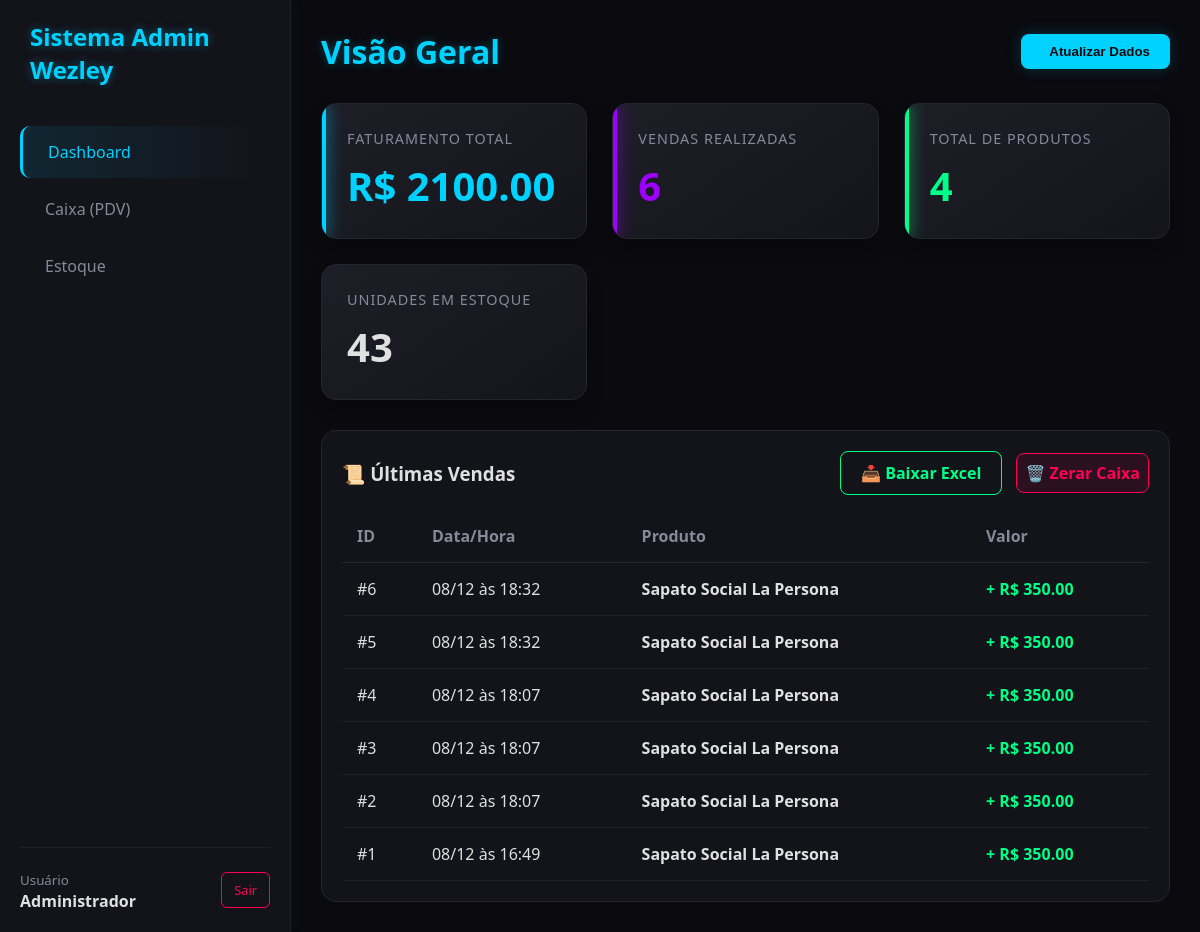
/ (signed in), run on the app's committed database.
### tables this page shows
CREATE TABLE vendas (
            id INTEGER PRIMARY KEY AUTOINCREMENT,
            produto_nome TEXT NOT NULL,
            valor REAL NOT NULL,
            data_hora DATETIME DEFAULT CURRENT_TIMESTAMP
        );

### main.py (the view, shortened to what this page needs)
@app.route('/', methods=['GET', 'POST'])
def index():
    if not session.get('usuario_logado'): return redirect('/login')
    conn = conectar_banco()
    cursor = conn.cursor()
    cursor.execute("SELECT COUNT(*) FROM produtos")
    total_produtos = cursor.fetchone()[0]
    cursor.execute("SELECT SUM(quantidade) FROM produtos")
    result = cursor.fetchone()[0]
    total_estoque = result if result else 0
    cursor.execute("SELECT SUM(valor), COUNT(*) FROM vendas")
    dados = cursor.fetchone()
    total_faturado = dados[0] if dados[0] else 0.0
    total_vendas = dados[1] if dados[1] else 0
    cursor.execute("SELECT id, produto_nome, data_hora, valor FROM vendas ORDER BY id DESC LIMIT 10")
    historico = cursor.fetchall()
    conn.close()
    return render_template('dashboard.html',
                           nome_loja=session.get('nome_loja', 'Sistema'), # Envia o nome da loja pro HTML
                           total_produtos_cadastrados=total_produtos,
                           total_unidades_estoque=total_estoque,
                           total_faturado=total_faturado,
                           total_vendas_qtd=total_vendas,
                           historico=historico)

### main.py (called while the page is built)
def conectar_banco():
    caminho_banco = os.path.join(pasta_base, 'estoque.db')
    return sqlite3.connect(caminho_banco)

### templates/dashboard.html (shortened to what this page needs)
{% extends "layout.html" %}
{% block content %}
<div class="header">
    <h1 class="page-title">Visão Geral</h1>
    <button class="btn btn-primary">
         Atualizar Dados
    </button>
</div>
<div class="cards-grid">
    <div class="card blue">
        <div class="card-title">Faturamento Total</div>
        <div class="card-value" style="color: var(--neon-blue);">R$ {{ "%.2f"|format(total_faturado) }}</div>
    </div>
    <div class="card purple">
        <div class="card-title">Vendas Realizadas</div>
        <div class="card-value" style="color: var(--neon-purple);">{{ total_vendas_qtd }}</div>
    </div>
    <div class="card green">
        <div class="card-title">Total de Produtos</div>
        <div class="card-value" style="color: var(--neon-green);">{{ total_produtos_cadastrados }}</div>
    </div>
    <div class="card">
        <div class="card-title">Unidades em Estoque</div>
        <div class="card-value">{{ total_unidades_estoque }}</div>
    </div>
</div>
<div class="table-container">
    <div class="header" style="margin-bottom: 15px;">
        <h3 style="margin:0;">📜 Últimas Vendas</h3>
        <div>
            <a href="/baixar_relatorio" class="btn" style="border: 1px solid var(--neon-green); color: var(--neon-green); margin-right: 10px;">📥 Baixar Excel</a>
            <a href="/limpar_caixa" class="btn btn-danger" onclick="return confirm('Tem certeza que deseja ZERAR o caixa de hoje?')">🗑️ Zerar Caixa</a>
        </div>
    </div>
    <table>
        <thead>
            <tr>
                <th>ID</th>
                <th>Data/Hora</th>
                <th>Produto</th>
                <th>Valor</th>
            </tr>
        </thead>
        <tbody>
            {% for venda in historico %}
            <tr>
                <td>#{{ venda[0] }}</td>
                <td>{{ venda[2][8:10] }}/{{ venda[2][5:7] }} às {{ venda[2][11:16] }}</td>
                <td><strong>{{ venda[1] }}</strong></td>
                <td style="color: var(--neon-green); font-weight: bold;">+ R$ {{ "%.2f"|format(venda[3]) }}</td>
            </tr>
            {% else %}
            <tr>
                <td colspan="4" style="text-align: center; color: var(--text-secondary);">Nenhuma venda registrada hoje.</td>
            </tr>
            {% endfor %}
        </tbody>
    </table>
</div>
{% endblock %}

### templates/layout.html (shortened to what this page needs)
<!DOCTYPE html>
<html lang="pt-br">
<head>
    <link rel="stylesheet" href="{{ url_for('static', filename='css/style.css') }}">
    <link href="https://cdn.jsdelivr.net/npm/remixicon@3.5.0/fonts/remixicon.css" rel="stylesheet">
</head>
<body>
    <nav class="sidebar">
        <div class="brand">
     {{ session.get('nome_loja', 'Sistema Wezley') }}
</div>
        <div class="menu">
            <a href="/" class="menu-item {% if request.path == '/' %}active{% endif %}">
                 Dashboard
            </a>
            <a href="/caixa" class="menu-item {% if 'caixa' in request.path %}active{% endif %}">
                 Caixa (PDV)
            </a>
            <a href="/estoque" class="menu-item {% if 'estoque' in request.path %}active{% endif %}">
                 Estoque
            </a>
        </div>
        <div class="user-info">
            <div>
                <small style="color:var(--text-secondary);">Usuário</small><br>
                <strong>Administrador</strong>
            </div>
            <a href="/logout" class="btn-logout">Sair</a>
        </div>
    </nav>
    <main class="main-content">
        {% block content %}{% endblock %}
    </main>
</body>
</html>

### static/css/style.css (style rules this page uses)
:root { --bg-dark: #0a0a0f; --bg-card: #13131a; --text-primary: #e0e0e0; --text-secondary: #888899; --neon-blue: #00d2ff; --neon-purple: #9d00ff; --neon-pink: #ff0055; --neon-green: #00ff88; --sidebar-width: 250px; }
body { margin: 0; padding: 0; font-family: 'Segoe UI', Roboto, Helvetica, sans-serif; background-color: var(--bg-dark); color: var(--text-primary); display: flex; height: 100vh; overflow: hidden; }
a { text-decoration: none; }
.sidebar { width: var(--sidebar-width); background-color: var(--bg-card); padding: 20px; display: flex; flex-direction: column; border-right: 1px solid #1f1f2e; box-shadow: 2px 0 15px rgba(0, 210, 255, 0.05); }
.brand { font-size: 1.5em; font-weight: bold; margin-bottom: 40px; color: var(--neon-blue); text-shadow: 0 0 10px rgba(0, 210, 255, 0.4); display: flex; align-items: center; gap: 10px; }
.menu-item { padding: 15px; cursor: pointer; text-decoration: none; color: var(--text-secondary); transition: 0.3s; border-radius: 10px; margin-bottom: 5px; display: flex; align-items: center; gap: 10px; font-weight: 500; }
.menu-item:hover, .menu-item.active { background: linear-gradient(90deg, rgba(0,210,255,0.1), transparent); color: var(--neon-blue); border-left: 3px solid var(--neon-blue); }
.user-info { margin-top: auto; padding-top: 20px; border-top: 1px solid #1f1f2e; display: flex; align-items: center; justify-content: space-between; }
.btn-logout { color: var(--neon-pink); padding: 8px 12px; border: 1px solid var(--neon-pink); border-radius: 6px; font-size: 0.8em; transition: 0.3s; }
.main-content { flex: 1; padding: 30px; overflow-y: auto; }
.header { display: flex; justify-content: space-between; align-items: center; margin-bottom: 30px; }
.page-title { font-size: 2em; color: var(--neon-blue); text-shadow: 0 0 10px rgba(0,210,255,0.3); margin: 0; }
.cards-grid { display: grid; grid-template-columns: repeat(auto-fit, minmax(240px, 1fr)); gap: 25px; }
.card { background: linear-gradient(145deg, #1e1e28, #14141a); padding: 25px; border-radius: 15px; box-shadow: 0 10px 20px rgba(0,0,0,0.2); border: 1px solid #252530; position: relative; overflow: hidden; }
.card::before { content: ''; position: absolute; top: 0; left: 0; width: 4px; height: 100%; }
.card.blue::before { background: var(--neon-blue); box-shadow: 0 0 15px var(--neon-blue); }
.card.purple::before { background: var(--neon-purple); box-shadow: 0 0 15px var(--neon-purple); }
.card.green::before { background: var(--neon-green); box-shadow: 0 0 15px var(--neon-green); }
.card-title { font-size: 0.9em; color: var(--text-secondary); text-transform: uppercase; letter-spacing: 1px; margin-bottom: 10px; }
.card-value { font-size: 2.5em; font-weight: bold; margin: 0; }
.table-container { background: var(--bg-card); padding: 20px; border-radius: 15px; border: 1px solid #252530; margin-top: 30px; }
table { width: 100%; border-collapse: collapse; }
th { text-align: left; color: var(--text-secondary); padding: 15px; border-bottom: 1px solid #252530; }
td { padding: 15px; border-bottom: 1px solid #1f1f2e; color: var(--text-primary); vertical-align: middle; }
.btn { padding: 10px 20px; border: none; border-radius: 8px; font-weight: bold; cursor: pointer; transition: 0.3s; display: inline-flex; align-items: center; gap: 8px; color: white; }
.btn-primary { background: var(--neon-blue); color: #0a0a0f; box-shadow: 0 0 15px rgba(0,210,255,0.2); }
.btn-danger { background: rgba(255,0,85,0.1); color: var(--neon-pink); border: 1px solid var(--neon-pink); padding: 8px; }

### data on the page
vendas: id "6", data_hora "08", data_hora "12", data_hora "18:32", produto_nome "Sapato Social La Persona", valor "350.00"
vendas: id "5", data_hora "08", data_hora "12", data_hora "18:32", produto_nome "Sapato Social La Persona", valor "350.00"
vendas: id "4", data_hora "08", data_hora "12", data_hora "18:07", produto_nome "Sapato Social La Persona", valor "350.00"
vendas: id "3", data_hora "08", data_hora "12", data_hora "18:07", produto_nome "Sapato Social La Persona", valor "350.00"
vendas: id "2", data_hora "08", data_hora "12", data_hora "18:07", produto_nome "Sapato Social La Persona", valor "350.00"
vendas: id "1", data_hora "08", data_hora "12", data_hora "16:49", produto_nome "Sapato Social La Persona", valor "350.00"

### other printed values
{{ session.get('nome_loja', 'Sistema Wezley') }} "Sistema Admin Wezley"
{{ "%.2f"|format(total_faturado) }} "2100.00"
{{ total_vendas_qtd }} "6"
{{ total_produtos_cadastrados }} "4"
{{ total_unidades_estoque }} "43"
